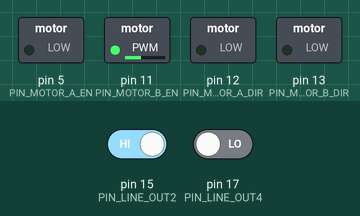
The sketch below on a simulated Arduino Uno, built with avr-gcc and run on an emulated ATmega328P. On the bench: switched loads named in the sketch (green lamp = pin HIGH). The inputs (shaded band) are chosen by the test bench; at power-on: pin 15 (PIN_LINE_OUT2) HIGH, pin 17 (PIN_LINE_OUT4) LOW.

Above: at 1.2 s.
1.3 s: pin 15 (PIN_LINE_OUT2) driven LOW
At 1.8 s:
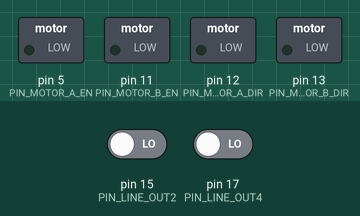
2.8 s: pin 17 (PIN_LINE_OUT4) driven HIGH
At 4.0 s:
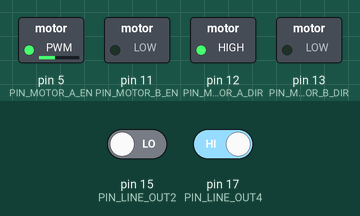
4.3 s: pin 15 (PIN_LINE_OUT2) driven HIGH
At 5.2 s:
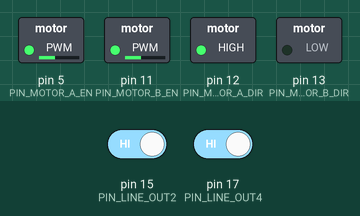
5.8 s: pin 17 (PIN_LINE_OUT4) driven LOW
At 6.4 s:
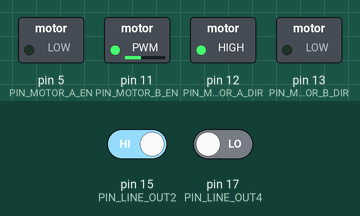
7.3 s: pin 15 (PIN_LINE_OUT2) driven LOW
At 8.7 s:
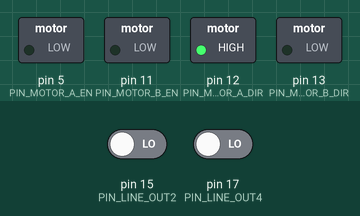
Timing chart, 0 to 9.8 s (numbered marks = the images above; inputs shaded):
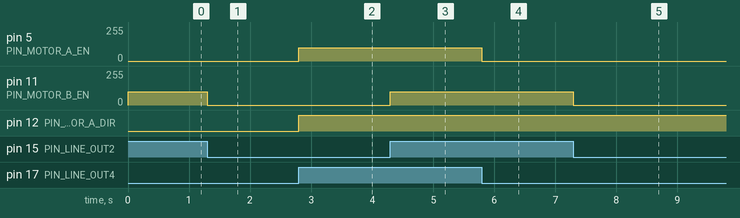

Measured:
- after the input at 1.3 s, pin 11 (PIN_MOTOR_B_EN): 100/255 → 0/255 at once
- after the input at 2.8 s, pin 5 (PIN_MOTOR_A_EN): 0/255 → 100/255 at once; pin 12 (PIN_MOTOR_A_DIR): LOW → HIGH at once
- after the input at 4.3 s, pin 11 (PIN_MOTOR_B_EN): 0/255 → 100/255 at once
- after the input at 5.8 s, pin 5 (PIN_MOTOR_A_EN): 100/255 → 0/255 at once
- after the input at 7.3 s, pin 11 (PIN_MOTOR_B_EN): 100/255 → 0/255 at once

The sketch:

line-follower_easy-digital.ino
```cpp
/***************************************************************
SMARS robot firmware - line follower (2x IR LED digital reading)
(Screwless/Screwed Modular Assemblable Robotic System)
url: https://www.thingiverse.com/thing:2662828

(c) 2019 - Lubos Jerabek <robotika@lubosjerabek.cz>
****************************************************************/
```

x99_main.ino
```cpp
int sensorLeft;
int sensorright;
int speed;

void setup() {
	speed = 100;
	pinMode(PIN_LINE_OUT2, INPUT);
	pinMode(PIN_LINE_OUT4, INPUT);

	pinMode(PIN_MOTOR_A_EN, OUTPUT);
	pinMode(PIN_MOTOR_A_DIR, OUTPUT);
	pinMode(PIN_MOTOR_B_EN, OUTPUT);
	pinMode(PIN_MOTOR_B_DIR, OUTPUT);
}

void loop() {
	// read sensors
	sensorLeft = digitalRead(PIN_LINE_OUT2);
	sensorright = digitalRead(PIN_LINE_OUT4);

	if (sensorLeft==0 && sensorright==1) {
		right(speed);

	} else if (sensorLeft==1 && sensorright==0) {
		left(speed);

	} else if (sensorLeft==0 && sensorright==0) {
		stop();

	} else {
		forward(speed);
	}
}

void forward(int speedSet) {
	digitalWrite(PIN_MOTOR_A_DIR, HIGH);
	digitalWrite(PIN_MOTOR_B_DIR, LOW);
	analogWrite(PIN_MOTOR_A_EN, speedSet);
	analogWrite(PIN_MOTOR_B_EN, speedSet);
}

void left(int speedSet) {
	digitalWrite(PIN_MOTOR_A_EN, LOW);
	analogWrite(PIN_MOTOR_B_EN, speedSet);
	digitalWrite(PIN_MOTOR_B_DIR, LOW);
}

void right(int speedSet) {
	analogWrite(PIN_MOTOR_A_EN, speedSet);
	digitalWrite(PIN_MOTOR_B_EN, LOW);
	digitalWrite(PIN_MOTOR_A_DIR, HIGH);
}

void backward(int speedSet) {
	digitalWrite(PIN_MOTOR_A_DIR, LOW);
	digitalWrite(PIN_MOTOR_B_DIR, HIGH);
	analogWrite(PIN_MOTOR_A_EN, speedSet);
	analogWrite(PIN_MOTOR_B_EN, speedSet);
}

void stop() {
	digitalWrite(PIN_MOTOR_A_EN, LOW);
	digitalWrite(PIN_MOTOR_B_EN, LOW);
}
```

x00_config.ino
```cpp
// motors
#define PIN_MOTOR_A_EN 5
#define PIN_MOTOR_A_DIR 12
#define PIN_MOTOR_B_EN 11
#define PIN_MOTOR_B_DIR 13

// line leds
#define PIN_LINE_OUT2 15
#define PIN_LINE_OUT4 17
```
